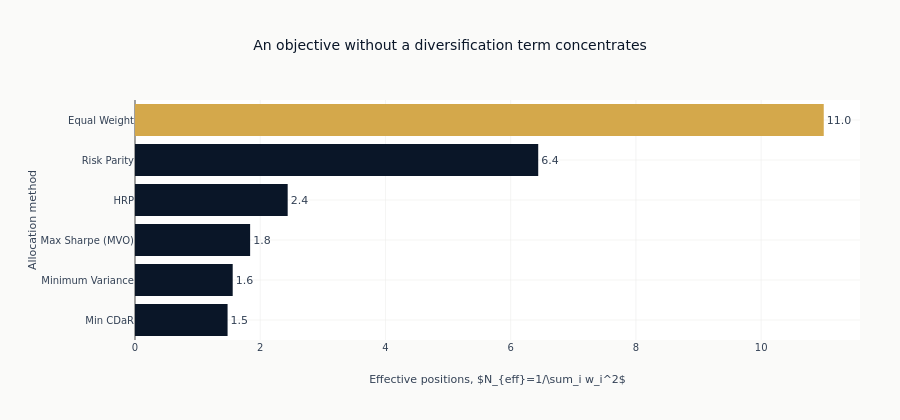

Notebook code cell kept with this figure:
### Code cell
concentration_order = sorted(effective_n, key=effective_n.get)
fig = go.Figure(
    go.Bar(
        x=[effective_n[name] for name in concentration_order],
        y=concentration_order,
        orientation="h",
        marker_color=[
            COLORS["amber"] if name == "Equal Weight" else COLORS["blue"]
            for name in concentration_order
        ],
        text=[f"{effective_n[name]:.1f}" for name in concentration_order],
        textposition="outside",
    )
)
fig.update_layout(
    title="An objective without a diversification term concentrates",
    xaxis_title=r"Effective positions, $N_{eff}=1/\sum_i w_i^2$",
    yaxis_title="Allocation method",
    height=420,
    showlegend=False,
    margin=dict(l=135, r=40),
)
fig.show()

### Figure 1 — Plotly figure (JSON) as saved in the notebook; plotly's stock layout.template omitted (floating-point values rounded to 4 significant figures)
{"data": [{"marker": {"color": ["#0a1628", "#0a1628", "#0a1628", "#0a1628", "#0a1628", "#D4A84B"]}, "orientation": "h", "text": ["1.5", "1.6", "1.8", "2.4", "6.4", "11.0"], "textposition": "outside", "type": "bar", "x": [1.479, 1.56, 1.839, 2.438, 6.44, 11.0], "y": ["Min CDaR", "Minimum Variance", "Max Sharpe (MVO)", "HRP", "Risk Parity", "Equal Weight"]}], "layout": {"height": 420, "margin": {"l": 135, "r": 40}, "showlegend": false, "title": {"text": "An objective without a diversification term concentrates"}, "xaxis": {"title": {"text": "Effective positions, $N_{eff}=1/\\sum_i w_i^2$"}}, "yaxis": {"title": {"text": "Allocation method"}}}}
